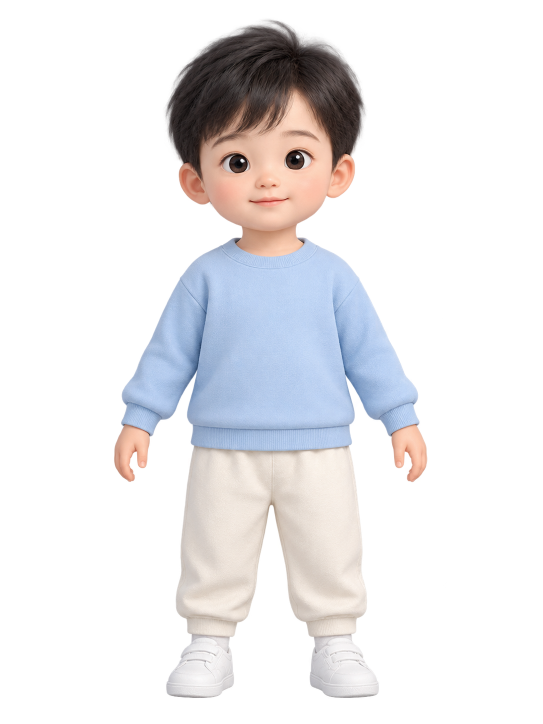
#> input picture ui-delivery/assets/master/child-neutral-front.png, 1086 x 1448 px (shown at 1/2 size); its folder holds 2 pictures in this run
$ python export_assets.py
#> lines starting #> are read from the running program, lines starting #| are printed output that depends on the picture
from pathlib import Path
from PIL import Image, ImageOps

root = Path(__file__).resolve().parents[1]
for view in ("front", "back"):
    source = root / f"assets/master/child-neutral-{view}.png"
    with Image.open(source) as picture:
#> picture is the input picture: PIL image 1086x1448 RGBA; mean R, G, B, A 56.1, 54.9, 56.7, 73.2
        if picture.mode != "RGBA":
            raise ValueError("儿童素材必须包含透明通道")
        print(source.name, picture.size, picture.getextrema()[3])
#| child-neutral-front.png (1086, 1448) (0, 255)
        for scale in (1, 2):
            output = ImageOps.contain(picture, (240 * scale, 320 * scale), Image.Resampling.LANCZOS)
            output.save(root / f"assets/{scale}x/child-neutral-{view}@{scale}x.png")
            print(scale, output.size)
#> this loop made 2 passes
#> pass 1, `output = ImageOps.contain(picture, (240 * scale, 320 * scale), Image.R..`:
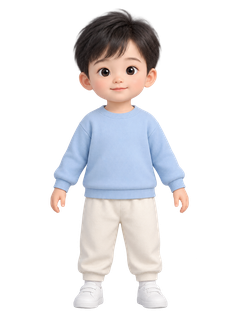
#> output: PIL image 240x320 RGBA; mean R, G, B, A 57.3, 56, 57.9, 73.2; transparent parts drawn white
#> pass 2 of the loop `for view in ("front", "back"):`:
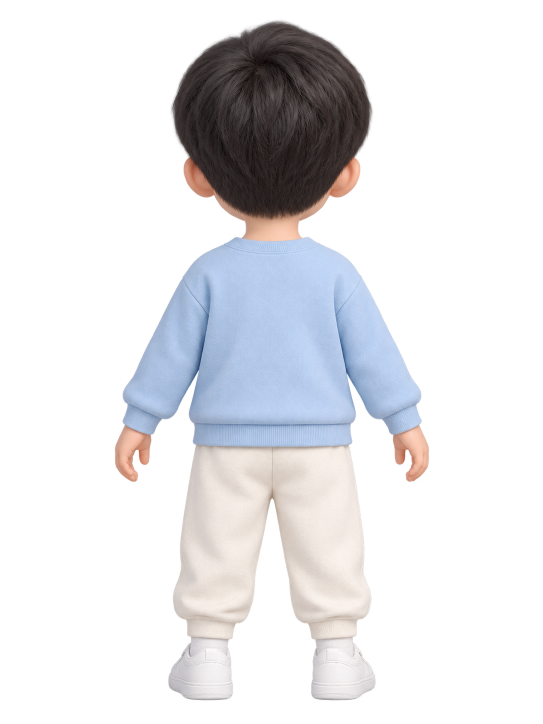
#> input picture ui-delivery/assets/master/child-neutral-back.png, 1086 x 1448 px (shown at 1/2 size)
#> picture is the input picture: PIL image 1086x1448 RGBA; mean R, G, B, A 50.7, 50.8, 53.5, 74
#| child-neutral-back.png (1086, 1448) (0, 255)
#> the loop `for scale in (1, 2):` made 2 passes
#> pass 1, `output = ImageOps.contain(picture, (240 * scale, 320 * scale), Image.R..`:
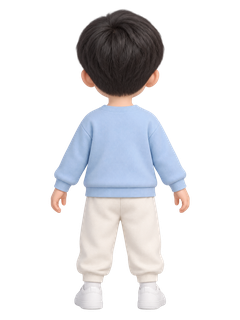
#> output: PIL image 240x320 RGBA; mean R, G, B, A 52.2, 52.2, 54.9, 74; transparent parts drawn white
